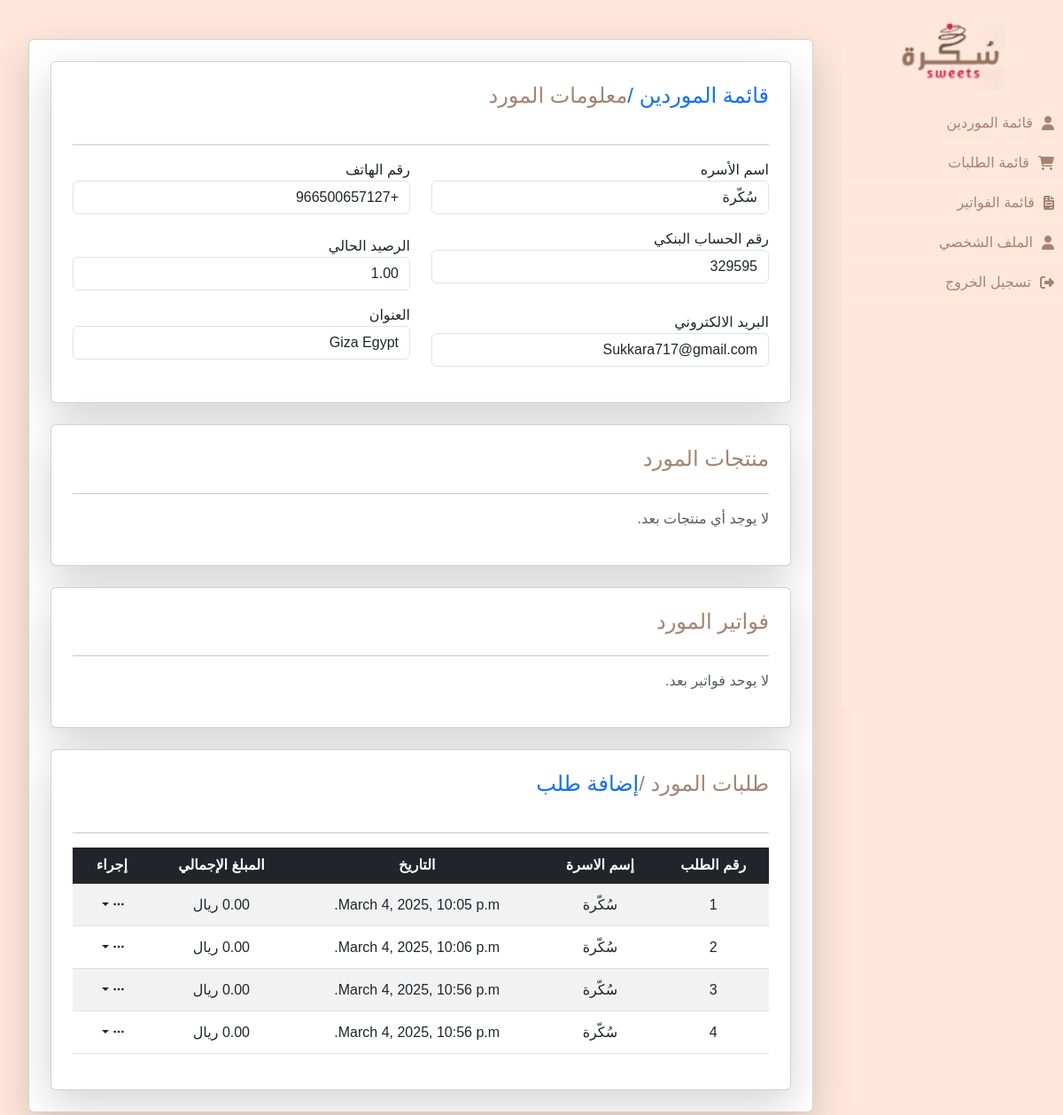
The app's page /supplier/16/ (signed in) with its own data.
### suppliers/models.py (models this page shows, shortened)
class Supplier(models.Model):
    user             = models.OneToOneField(User, on_delete=models.CASCADE)
    company_name     = models.CharField(max_length=255)
    email            = models.EmailField(max_length=254, blank=True, null=True)
    phone_number     = models.CharField(max_length=15, blank=True, null=True)  # إضافة رقم الهاتف
    bank_account     = models.CharField(max_length=50,blank=True, null=True)
    address          = models.TextField(blank=True, null=True )  # العنوان
    previous_balance = models.DecimalField(max_digits=10, decimal_places=2, default=0.00)  # الرصيد السابق
    current_balance  = models.DecimalField(max_digits=10, decimal_places=2, default=0.00)  # الرصيد الحالي

### orders/models.py (models this page shows, shortened)
class Order(models.Model):
    supplier    = models.ForeignKey(Supplier, on_delete=models.CASCADE, related_name='orders')
    order_date  = models.DateField(auto_now_add=True)
    notes       = models.TextField(blank=True, null=True)
    total_price = models.DecimalField(max_digits=10, decimal_places=2, default=0.00)  # إجمالي السعر لجميع المنتجات
    created_at  = models.DateTimeField(auto_now_add=True)
    modified_at = models.DateTimeField(auto_now=True)

### suppliers/views.py (the view)
# urls.py: path('supplier/<int:supplier_id>/', views.supplier_detail, name='supplier_detail'),
def supplier_detail(request, supplier_id):
    supplier = get_object_or_404(Supplier, id=supplier_id)
    products = Product.objects.filter(supplier = supplier)
    orders   = Order.objects.filter(supplier = supplier)
    invoices = Invoice.objects.filter(supplier = supplier)
    context = {
        'supplier': supplier,
        'products': products,
        'orders'  : orders,
        'invoices': invoices,
    }
    return render(request, 'suppliers/supplier_detail.html', context)

### suppliers/templates/suppliers/supplier_detail.html (shortened to what this page needs)
{% extends 'base.html' %}
{% block content %}
<div class="container-fluid">
    <div class="table-responsive card mt-4 p-4 shadow-lg">
        <div class="card p-4 shadow-lg">
            <ol class="breadcrumb breadcrumb-no-gutter">
                <li class="breadcrumb-item"><h4>
                    <a class="breadcrumb-link" style="text-decoration: none;" href="{% url 'supplier-list' %}"> قائمة الموردين / </a></h4></li>
                <h4 class=""> معلومات المورد </h4>
            </ol>
            <hr>
            <div class="row">
                <div class="col-md-6 mb-3">
                    <label>اسم الأسره</label>
                    <input type="text" class="form-control" value="{{ supplier.company_name }}" readonly>
                </div>
                <div class="col-md-6 mb-3">
                    <label>رقم الهاتف</label>
                    <input type="text" class="form-control" value="{{ supplier.phone_number }}" readonly>
                </div>
                <div class="col-md-6 mb-3">
                    <label>رقم الحساب البنكي</label>
                    <input type="text" class="form-control" value="{{ supplier.bank_account }}" readonly>
                </div>
                <div class="col-md-6 mb-3 mt-2">
                    <label>الرصيد الحالي</label>
                    <input type="text" class="form-control" value="{{ supplier.current_balance }}" readonly>
                </div>
                <div class="col-md-6 mb-3 mt-2">
                    <label>البريد الالكتروني</label>
                    <input type="text" class="form-control" value="{{ supplier.email }}" readonly>
                </div>
                <div class="col-md-6 mb-3">
                    <label>العنوان</label>
                    <input type="text" class="form-control" value="{{ supplier.address }}" readonly>
                </div>
            </div>
        </div>
        <div class="table-responsive card mt-4 p-4 shadow-lg">
            <div class="row">
                <h4 class=""> منتجات المورد</h4>
            </div>
            <hr>
            {% if products %}
            <table class="table-responsive table table-striped text-center align-middle">
                <thead class="table-dark">
                    <tr>
                        <th>#</th>
                        <th>إسم الاسرة </th>
                        <th>إسم المنتج </th>
                        <th>سعر البيع</th>
                        <th>سعر الشراء</th>
                        <th>مدة الصلاحية</th>
                    </tr>
                </thead>
                <tbody id="formset-container">
                    {% for product in products %}
                    <tr class="order-item-form">
                        <td>{{ forloop.counter }}</td>
                        <td>{{ product.supplier.company_name }}</td>
                        <td>{{ product.name }}</td>
                        <td>{{ product.selling_price }} ريال</td>
                        <td>{{ product.purchase_price }} ريال</td>
                        <td>{{ product.expiry_period }} يوم</td>
                    </tr>
                    {% endfor %}
                </tbody>
            </table>
            {% else %}
            <p class="text-muted">لا يوجد أي منتجات بعد.</p>
            {% endif %}
        </div>
        <div class="table-responsive card mt-4 p-4 shadow-lg">
            <div class="row">
                <h4 class="">فواتير المورد </h4>
            </div>
            <hr>
            {% if invoices %}
            <table class="table-responsive table table-striped text-center align-middle">
                <thead class="table-dark">
                    <tr>
                        <th> الأسره</th>
                        <th>التاريخ</th>
                        <th>الإجمالي</th>
                        <th>المدفوع</th>
                        <th>المتبقي</th>
                        <th>إجراء</th>
                    </tr>
                </thead>
                <tbody id="formset-container">
                    {% for invoice in invoices %}
                    <tr class="order-item-form">
                        <td>{{ invoice.supplier.company_name }}</td>
                        <td>{{ invoice.invoice_date }}</td>
                        <td>{{ invoice.total_amount}} ريال</td>
                        <td>{{ invoice.paid_amount}} ريال</td>
                        <td>{{ invoice.remaining_amount}} ريال</td>
                        <td>
                            <div class="btn-group">
                                <button type="button" class="btn btn-white btn-sm dropdown-toggle" data-bs-toggle="dropdown" aria-expanded="false">
                                    <i class="bi bi-three-dots"></i>
                                </button>
                                <ul class="dropdown-menu">
                                    <li class="mb-2">
                                        <a href="{% url 'invoice_detail' invoice.id %}" class="btn btn-info btn-sm">
                                            <i class="fas fa-eye"></i> عرض
                                        </a>
                                    </li>
                                    {% if invoice.status != 'مدفوعة' %}
                                        <li class="mb-2">
                                            <a href="{% url 'edit_daily_invoice' invoice.id %}" class="btn btn-info btn-sm">
                                                <i class="fas fa-pencil-alt me-1"></i> إضافة مرتجع
                                            </a>
                                        </li>
                                    {% endif %}
                                </ul>
                            </div>
                        </td>
                    </tr>
                    {% endfor %}
                </tbody>
            </table>
            {% else %}
            <p class="text-muted">لا يوحد فواتير بعد.</p>
            {% endif %}
        </div>
        <div class="table-responsive card mt-4 p-4 shadow-lg">
            <ol class="breadcrumb breadcrumb-no-gutter">
                <h4 class=""> طلبات المورد / </h4>
                <li class="breadcrumb-item"><h4>
                    <a class="breadcrumb-link" style="text-decoration: none;" href="{% url 'create_order' supplier.id %}"> إضافة طلب </a></h4></li>
            </ol>
            <hr>
            {% if orders %}
            <table class="table-responsive table table-striped text-center align-middle">
                <thead class="table-dark">
                    <tr>
                        <th>رقم الطلب</th>
                        <th>إسم الاسرة </th>
                        <th>التاريخ</th>
                        <th>المبلغ الإجمالي</th>
                        <th>إجراء</th>
                    </tr>
                </thead>
                <tbody id="formset-container">
                    {% for order in orders %}
                    <tr class="order-item-form">
                        <td>{{forloop.counter }}</td>
                        <td>{{ order.supplier.company_name }}</td>
                        <td>{{ order.created_at }}</td>
                        <td>{{ order.total_price }} ريال</td>
                        <td>
                            <div class="btn-group">
                                <button type="button" class="btn btn-white btn-sm dropdown-toggle" data-bs-toggle="dropdown" aria-expanded="false">
                                    <i class="bi bi-three-dots"></i>
                                </button>
                            </div>
                        </td>
                    </tr>
                    {% endfor %}
                </tbody>
            </table>
            {% else %}
            <p class="text-muted">لا يوجد أي طلبات بعد.</p>
            {% endif %}
        </div>
    </div>
</div>
{% endblock %}

### sukkara_invoices/static/css/style.css (style rules this page uses)
body { background-color: #f8f9fa; display: flex; flex-direction: column; min-height: 100vh; font-family: "Tajawal", sans-serif; }
h1, h2, h3, h4, h5, h6 { color: #a58371 !important; }

### invoices/templates/base.html (style rules this page uses)
body { background-color: #ffe8db; display: flex; flex-direction: column; min-height: 100vh; }
h1, h2, h3, h4, h5, h6 { color: #a58371 !important; }
thead { background-color: #ffe8db; color: #a58371; }

### records on screen
Supplier: company_name "سُكّرة", phone_number "+966500657127", bank_account "329595", current_balance "1.00", email "Sukkara717@gmail.com", address "Giza Egypt"
Order: supplier.company_name "سُكّرة", created_at "March 4, 2025, 10:05 p.m."
Order: supplier.company_name "سُكّرة", created_at "March 4, 2025, 10:06 p.m."
Order: supplier.company_name "سُكّرة", created_at "March 4, 2025, 10:56 p.m."
Order: supplier.company_name "سُكّرة", created_at "March 4, 2025, 10:56 p.m."
